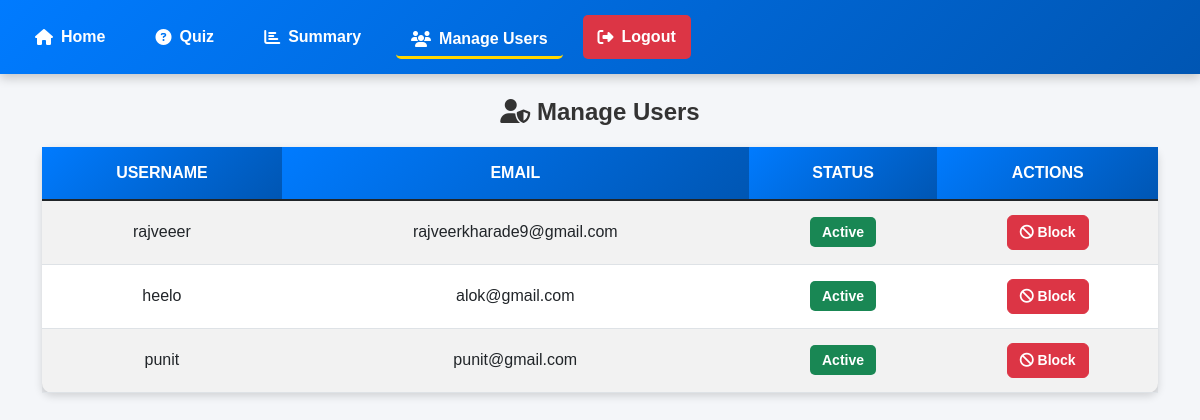
Screenshot of /admin/manage_users (signed in) with the database file from the repository.
### app/models/user.py (models this page shows, shortened)
class User(db.Model):
    id = db.Column(db.Integer, primary_key=True)
    username = db.Column(db.String(80), unique=True, nullable=False)
    email = db.Column(db.String(120), unique=True, nullable=False)
    password_hash = db.Column(db.String(128))
    role = db.Column(db.String(20), default='user')
    is_blocked = db.Column(db.Boolean, default=False)
    dob = db.Column(db.Date, nullable=True)  # ✅ Add Date of Birth Column
    qualification = db.Column(db.String(100), nullable=True)  # ✅ Add Qualification Column

### app/controllers/admin_controller.py (the view)
@admin_bp.route('/manage_users')
@admin_required
def manage_users():
    users = User.query.filter(User.role != 'admin').all()  # Exclude admins
    return render_template('admin/manage_users.html', users=users)

### app/controllers/admin_controller.py (called while the page is built)
def admin_required(f):
    @wraps(f)
    def decorated_function(*args, **kwargs):
        if 'user_id' not in session or session.get('role') != 'admin':
            flash("Access denied: Admins only!", "danger")
            return redirect(url_for('auth.admin_login'))  # ✅ Redirect to admin login
        return f(*args, **kwargs)
    return decorated_function

### app/templates/admin/manage_users.html (shortened to what this page needs)
<!DOCTYPE html>
<html lang="en">
<head>
    <link href="https://cdn.jsdelivr.net/npm/bootstrap@5.1.3/dist/css/bootstrap.min.css" rel="stylesheet">
    <link rel="stylesheet" href="{{ url_for('static', filename='css/admin.css') }}">
</head>
<body>
    <nav class="menu-bar">
        <div class="menu-links">
            <a href="{{ url_for('admin.dashboard') }}" class="{% if request.endpoint == 'admin.dashboard' %}active{% endif %}">
                <i class="fas fa-home"></i> Home
            </a>
            <a href="{{ url_for('admin.quiz') }}" class="{% if request.endpoint == 'admin.quiz' %}active{% endif %}">
                <i class="fas fa-question-circle"></i> Quiz
            </a>
            <a href="{{ url_for('admin.summary') }}" class="{% if request.endpoint == 'admin.summary' %}active{% endif %}">
                <i class="fas fa-chart-bar"></i> Summary
            </a>
            <a href="{{ url_for('admin.manage_users') }}" class="{% if request.endpoint == 'admin.manage_users' %}active{% endif %}">
                <i class="fas fa-users"></i> Manage Users
            </a>
            <a href="{{ url_for('auth.logout') }}" class="logout-btn">
                <i class="fas fa-sign-out-alt"></i> Logout
            </a>
        </div>
    </nav>
    <div class="container mt-4">
        <h2 class="page-title"><i class="fas fa-user-shield"></i> Manage Users</h2>
        <table class="table table-striped">
            <thead class="table-dark">
                <tr>
                    <th>Username</th>
                    <th>Email</th>
                    <th>Status</th>
                    <th>Actions</th>
                </tr>
            </thead>
            <tbody>
                {% for user in users %}
                <tr>
                    <td>{{ user.username }}</td>
                    <td>{{ user.email }}</td>
                    <td>
                        {% if user.is_blocked %}
                            <span class="badge bg-danger">Blocked</span>
                        {% else %}
                            <span class="badge bg-success">Active</span>
                        {% endif %}
                    </td>
                    <td>
                        {% if user.is_blocked %}
                            <form action="{{ url_for('admin.unblock_user', user_id=user.id) }}" method="POST" style="display:inline;">
                                <button type="submit" class="btn btn-success btn-sm">
                                    <i class="fas fa-unlock"></i> Unblock
                                </button>
                            </form>
                        {% else %}
                            <form action="{{ url_for('admin.block_user', user_id=user.id) }}" method="POST" style="display:inline;">
                                <button type="submit" class="btn btn-danger btn-sm">
                                    <i class="fas fa-ban"></i> Block
                                </button>
                            </form>
                        {% endif %}
                    </td>
                </tr>
                {% endfor %}
            </tbody>
        </table>
    </div>
</body>
</html>

### app/static/css/admin.css (style rules this page uses)
body { font-family: 'Arial', sans-serif; margin: 0; padding: 0; background-color: #f4f6f9; color: #333; }
.menu-bar { background: linear-gradient(135deg, #007BFF, #0056b3); color: white; padding: 15px 20px; display: flex; justify-content: space-between; align-items: center; position: sticky; top: 0; width: 100%; z-index: 1000; box-shadow: 0px 4px 10px rgba(0, 0, 0, 0.2); }
.menu-links { display: flex; gap: 20px; }
.menu-links a { text-decoration: none; color: white; font-weight: bold; transition: 0.3s ease-in-out; padding: 10px 15px; border-radius: 5px; display: flex; align-items: center; gap: 8px; }
.menu-links a i { font-size: 16px; }
.menu-links .active { border-bottom: 3px solid #FFD700; padding-bottom: 3px; }
.logout-btn { background: #dc3545; padding: 10px 15px; border-radius: 5px; font-weight: bold; transition: 0.3s ease-in-out; }
.page-title { text-align: center; font-size: 24px; font-weight: bold; margin-bottom: 20px; }
.table { width: 100%; border-collapse: collapse; margin-top: 20px; background: white; border-radius: 10px; box-shadow: 0 3px 8px rgba(0, 0, 0, 0.15); }
.table thead { background: #007BFF; color: white; }
.table thead th { padding: 14px; text-align: center; text-transform: uppercase; }
.table tbody td { padding: 14px; text-align: center; }
.btn { font-size: 14px; transition: 0.3s ease-in-out; }
.table { background-color: #fff; border-radius: 10px; }
.table th { background: linear-gradient(135deg, #007BFF, #0056b3); color: white; padding: 15px; font-size: 16px; }
.table td { padding: 12px; vertical-align: middle; }
.badge { padding: 8px 12px; font-size: 14px; border-radius: 5px; }
.btn { font-size: 14px; font-weight: bold; padding: 6px 12px; border-radius: 6px; transition: 0.3s ease-in-out; }

### rows the page displays
User: username "rajveeer", email "rajveerkharade9@gmail.com", is_blocked "Active"
User: username "heelo", email "alok@gmail.com", is_blocked "Active"
User: username "punit", email "punit@gmail.com", is_blocked "Active"
